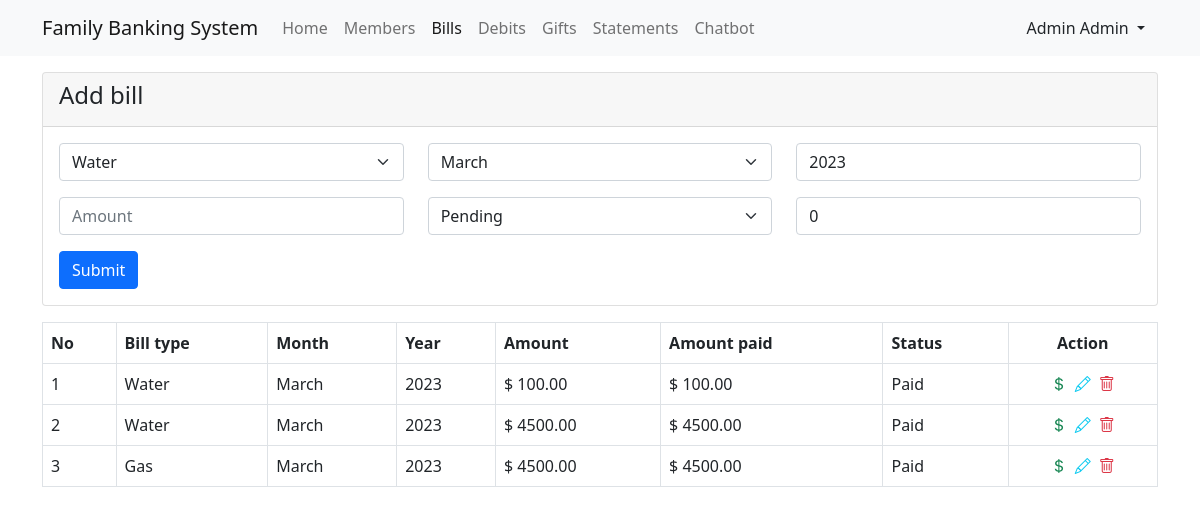
/FamilyBankingSystem/bills.php (signed in), run on the app's committed database.
### tables this page shows
CREATE TABLE `bill` (
  `id` int NOT NULL AUTO_INCREMENT,
  `billType` varchar(255) DEFAULT NULL,
  `month` varchar(255) DEFAULT NULL,
  `amount` decimal(10,2) DEFAULT NULL,
  `status` enum('Not available','Pending','Partial paid','Paid') DEFAULT NULL,
  `createdAt` datetime DEFAULT CURRENT_TIMESTAMP,
  `isDeleted` bit(1) DEFAULT NULL,
  `amountPaid` decimal(10,2) DEFAULT NULL,
  `Year` varchar(45) DEFAULT NULL,
  `userId` int DEFAULT NULL,
  PRIMARY KEY (`id`)
);

### FamilyBankingSystem/inc/db/connection.php (called while the page is built, shortened)
<?php
$_CONFIG = [
    "DATABASE" => [
        "HOST" => "localhost",
        "USERNAME" => "root",
        "PASSWORD" => "test123",
        "DB" => "familybanking"
    ]
];
class DataBase
{
    private $conn;
    public function __construct()
    {
        global $_CONFIG;
        $this->host = $_CONFIG["DATABASE"]["HOST"];
        $this->username = $_CONFIG["DATABASE"]["USERNAME"];
        $this->password = $_CONFIG["DATABASE"]["PASSWORD"];
        $this->db = $_CONFIG["DATABASE"]["DB"];
        $this->conn = mysqli_connect(
            $this->host,
            $this->username,
            $this->password,
            $this->db
        );
    }
    public function __select($sql)
    {
        $result = $this->conn->query($sql);
        if ($result && $result->num_rows > 0) {
            $data = [];
            while ($rows = $result->fetch_assoc()) {
                $data[] = $rows;
            }
            return $data;
        }
        return [];
    }
}
$db = new DataBase;

### FamilyBankingSystem/inc/session/sessioncheck.php (called while the page is built, shortened)
<?php
if(isset($_SESSION["USER"])&&!empty($_SESSION["USER"])){
    $user = $_SESSION["USER"];
}else{
    header("Location: login.php");
}

### FamilyBankingSystem/inc/actions/bill/list.action.php (called while the page is built)
<?php
include_once "inc/session/sessioncheck.php";
include_once "inc/db/connection.php";
$userId = $user["id"];
$sql = "select * from bill where userId = '$userId'";
$bills =$db->__select($sql);

### FamilyBankingSystem/inc/partial/bill/list.partial.php (the view)
<?php include_once "inc/actions/bill/list.action.php";?>
<table class="table table-bordered">
    <thead>
        <tr>
            <th>
                No
            </th>
            <th>
                Bill type
            </th>
            <th>
                Month
            </th>
            <th>
                Year
            </th>
            <th>
                Amount
            </th>
            <th>
                Amount paid
            </th>
            <th>
                Status
            </th>
            <th class="text-center">
                Action
            </th>
        </tr>
    </thead>
    <tbody>
        <?php for($i=0;$i<sizeof($bills);$i++){
            $row = $bills[$i];
            ?>
            <tr>
                <td>
                    <?=$i+1?>
                </td>
                <td>
                    <?=$row["billType"];?>
                </td>
                <td>
                    <?=$row["month"]?>
                </td>
                <td>
                    <?=$row["Year"]?>
                </td>
                <td>
                    $ <?=$row["amount"]?>
                </td>
                <td>
                    $ <?=$row["amountPaid"]?>
                </td>
                <td>
                    <?=$row["status"]?>
                </td>
                <td>
                    <div class="d-flex justify-content-center">
                        <a href="inc/actions/bill/pay.action.php?id=<?=$row["id"]?>" class="text-success" title="Pay amount">
                            <i class="bi bi-currency-dollar"></i>
                        </a>
                        <a href="bills.php?id=<?=$row["id"]?>" class="ms-2 text-info">
                            <i class="bi bi-pencil"></i>
                        </a>
                        <a href="inc/actions/bill/delete.action.php?id=<?=$row["id"]?>" class="ms-2 text-danger">
                            <i class="bi bi-trash"></i>
                        </a>
                    </div>
                </td>
            </tr>
        <?php } ?>
    </tbody>
</table>

### data on the page
bill: billType "Water", month "March", Year "2023", amount "100.00", amountPaid "100.00", status "Paid"
bill: billType "Water", month "March", Year "2023", amount "4500.00", amountPaid "4500.00", status "Paid"
bill: billType "Gas", month "March", Year "2023", amount "4500.00", amountPaid "4500.00", status "Paid"

### other printed values
$user["firstName"] "Admin"
$user["lastName"] "Admin"
form field billType "Water"
form field month "March"
